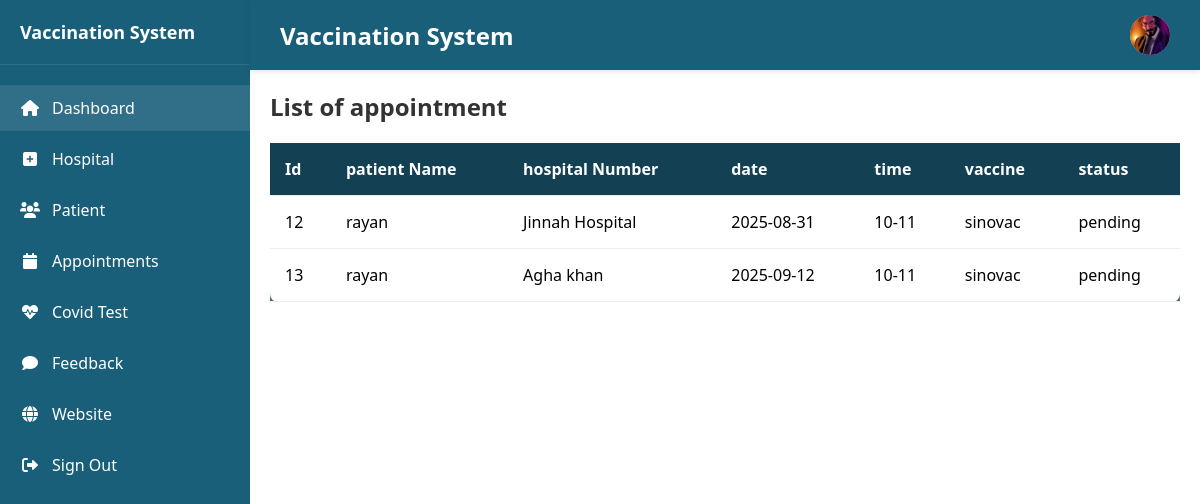
The page /admin/appointment.php (signed in) on the database its author committed.
### tables this page shows
CREATE TABLE `tbl_appointment` (
  `id` int(11) NOT NULL,
  `p_id` int(11) NOT NULL,
  `h_id` int(11) NOT NULL,
  `date` varchar(50) NOT NULL,
  `time` varchar(50) NOT NULL,
  `v_id` int(11) NOT NULL,
  `status` varchar(20) NOT NULL DEFAULT 'pending'
);

CREATE TABLE `tbl_patient` (
  `id` int(11) NOT NULL,
  `name` varchar(50) NOT NULL,
  `contact` int(15) NOT NULL,
  `email` varchar(50) NOT NULL,
  `password` varchar(80) NOT NULL,
  `cid` int(11) NOT NULL,
  `address` varchar(300) NOT NULL,
  `gender` varchar(15) NOT NULL,
  `image` varchar(100) NOT NULL,
  `status` varchar(50) NOT NULL DEFAULT 'activate'
);

CREATE TABLE `tbl_hospital` (
  `id` int(11) NOT NULL,
  `name` varchar(50) NOT NULL,
  `contact` int(15) NOT NULL,
  `cid` int(11) NOT NULL,
  `email` varchar(50) NOT NULL,
  `password` varchar(80) NOT NULL,
  `image` varchar(100) NOT NULL,
  `address` varchar(300) NOT NULL,
  `status` varchar(50) NOT NULL DEFAULT 'deactivate'
);

CREATE TABLE `tbl_vaccine` (
  `id` int(11) NOT NULL,
  `name` varchar(50) NOT NULL,
  `status` varchar(50) NOT NULL DEFAULT 'available'
);

### admin/appointment.php (the view, shortened to what this page needs)
<?php
    include('header.php');
?>
            <div class="content-area">
                <div class="content-header">
                    <h2>List of appointment</h2>
                </div>
                <div class="table-responsive">
                    <table class="hospital-table">
                        <thead>
                            <tr>
                                <th>Id</th>
                                <th>patient Name</th>
                                <th>hospital Number</th>
                                <th>date</th>
                                <th>time</th>
                                <th>vaccine</th>
                                <th>status</th>
                            </tr>
                        </thead>
                        <tbody>
                            <?php
                            $query = "SELECT tbl_patient.name as 'pname',tbl_hospital.name as 'hname',tbl_vaccine.name as 'vname',tbl_appointment.* FROM tbl_appointment inner join tbl_patient on tbl_appointment.p_id=tbl_patient.id inner join tbl_hospital on tbl_appointment.h_id=tbl_hospital.id inner join tbl_vaccine on tbl_appointment.v_id=tbl_vaccine.id";
                            $result = mysqli_query($connection, $query);
                            foreach ($result as $row)
                            {
                                echo
                                "<tr>
                                        <td>$row[id]</td>
                                        <td>$row[pname]</td>
                                        <td>$row[hname]</td>
                                        <td>$row[date]</td>
                                        <td>$row[time]</td>
                                        <td>$row[vname]</td>
                                        <td>$row[status]</td>
                                </tr>";
                            }
                            ?>
                        </tbody>
                    </table>
                </div>
            </div>
        </div>
    </div>
</body>
</html>

### admin/header.php (shortened to what this page needs)
<?php
include 'config.php';
$query = "SELECT * FROM tbl_admin WHERE id=" . $_SESSION['admin_session'];
$result = mysqli_query($connection, $query);
$row = mysqli_fetch_assoc($result);
?>
<!DOCTYPE html>
<html lang="en">
<head>
    <link rel="stylesheet" href="https://cdnjs.cloudflare.com/ajax/libs/font-awesome/6.0.0/css/all.min.css">
    <link rel="stylesheet" href="asset/admin-style.css">
</head>
<body>
    <div class="container">
        <div class="sidebar">
            <div class="sidebar-header">
                <h2>Vaccination System</h2>
            </div>
            <ul class="nav-menu">
                <li class="nav-item">
                    <a href="index.php" class="nav-link active">
                        <i class="fas fa-home"></i>
                        Dashboard
                    </a>
                </li>
                <li class="nav-item">
                    <a href="hospital.php" class="nav-link">
                        <i class="fas fa-plus-square"></i>
                        Hospital
                    </a>
                </li>
                <li class="nav-item">
                    <a href="patient.php" class="nav-link">
                        <i class="fas fa-users"></i>
                        Patient
                    </a>
                </li>
                <li class="nav-item">
                    <a href="appointment.php" class="nav-link">
                        <i class="fas fa-calendar"></i>
                        Appointments
                    </a>
                </li>
                <li class="nav-item">
                    <a href="covid-test.php" class="nav-link">
                        <i class="fas fa-heartbeat"></i>
                        Covid Test
                    </a>
                </li>
                <li class="nav-item">
                    <a href="feedback.php" class="nav-link">
                        <i class="fas fa-comment"></i>
                        Feedback
                    </a>
                </li>
                <li class="nav-item">
                    <a href="../index.php" class="nav-link">
                        <i class="fas fa-globe"></i>
                        Website
                    </a>
                </li>
                <li class="nav-item">
                    <a href="logout.php" class="nav-link">
                        <i class="fas fa-sign-out-alt"></i>
                        Sign Out
                    </a>
                </li>
            </ul>
        </div>
        <div class="main-content">
            <div class="header">
                <div class="header-left">
                    <h1>Vaccination System</h1>
                </div>
                <div class="header-right">
                    <button class="menu-toggle">
                    </button>
                    <div class="profile-pic">
                        <a href="profile.php"><img src="<?php echo $row['image']; ?>" alt="Admin Profile"></a>
                    </div>
                </div>
            </div>

### admin/asset/admin-style.css (style rules this page uses)
.table-responsive { overflow-x: auto; margin-bottom: 20px; background-color: #4E6F7E !important; }
table { width: 100%; border-collapse: collapse; background-color: white; box-shadow: 0 2px 10px rgba(0,0,0,0.1); border-radius: 8px; }
thead { background-color: #134052; color: white; }
th, td { padding: 15px; text-align: left; border-bottom: 1px solid #eee; }
.content-area { padding: 20px; }
.content-header { display: flex; justify-content: space-between; align-items: center; margin-bottom: 20px; }
.content-area h2 { margin-bottom: 0; color: #333; font-size: 24px; }
* { margin: 0; padding: 0; box-sizing: border-box; }
body { font-family: 'Segoe UI', Tahoma, Geneva, Verdana, sans-serif; background-color: #f5f5f5; }
.container { display: flex; min-height: 100vh; }
.sidebar { width: 250px; background-color: #1a5f7a; color: white; padding: 20px 0; box-shadow: 2px 0 5px rgba(0,0,0,0.1); }
.sidebar-header { padding: 0 20px 20px; border-bottom: 1px solid rgba(255,255,255,0.1); margin-bottom: 20px; }
.sidebar-header h2 { font-size: 18px; font-weight: 600; }
.nav-menu { list-style: none; }
.nav-item { margin-bottom: 5px; }
.nav-link { display: flex; align-items: center; padding: 12px 20px; color: white; text-decoration: none; transition: background-color 0.3s; }
.nav-link:hover, .nav-link.active { background-color: rgba(255,255,255,0.1); }
.nav-link i { margin-right: 12px; width: 20px; text-align: center; }
.main-content { flex: 1; background-color: white; }
.header { background-color: #1a5f7a; color: white; padding: 15px 30px; display: flex; justify-content: space-between; align-items: center; box-shadow: 0 2px 5px rgba(0,0,0,0.1); }
.header-left { display: flex; align-items: center; }
.header-left h1 { font-size: 24px; font-weight: 600; }
.header-right { display: flex; align-items: center; gap: 20px; }
.menu-toggle { background: none; border: none; color: white; font-size: 20px; cursor: pointer; padding: 5px; }
.profile-pic { width: 40px; height: 40px; border-radius: 50%; background-color: #ddd; display: flex; align-items: center; justify-content: center; overflow: hidden; }
.profile-pic img { width: 100%; height: 100%; object-fit: cover; }

### rows shown on the page
tbl_appointment: id "12", tbl_patient.name "rayan", tbl_hospital.name "Jinnah Hospital", date "2025-08-31", time "10-11", tbl_vaccine.name "sinovac", status "pending"
tbl_appointment: id "13", tbl_patient.name "rayan", tbl_hospital.name "Agha khan", date "2025-09-12", time "10-11", tbl_vaccine.name "sinovac", status "pending"
